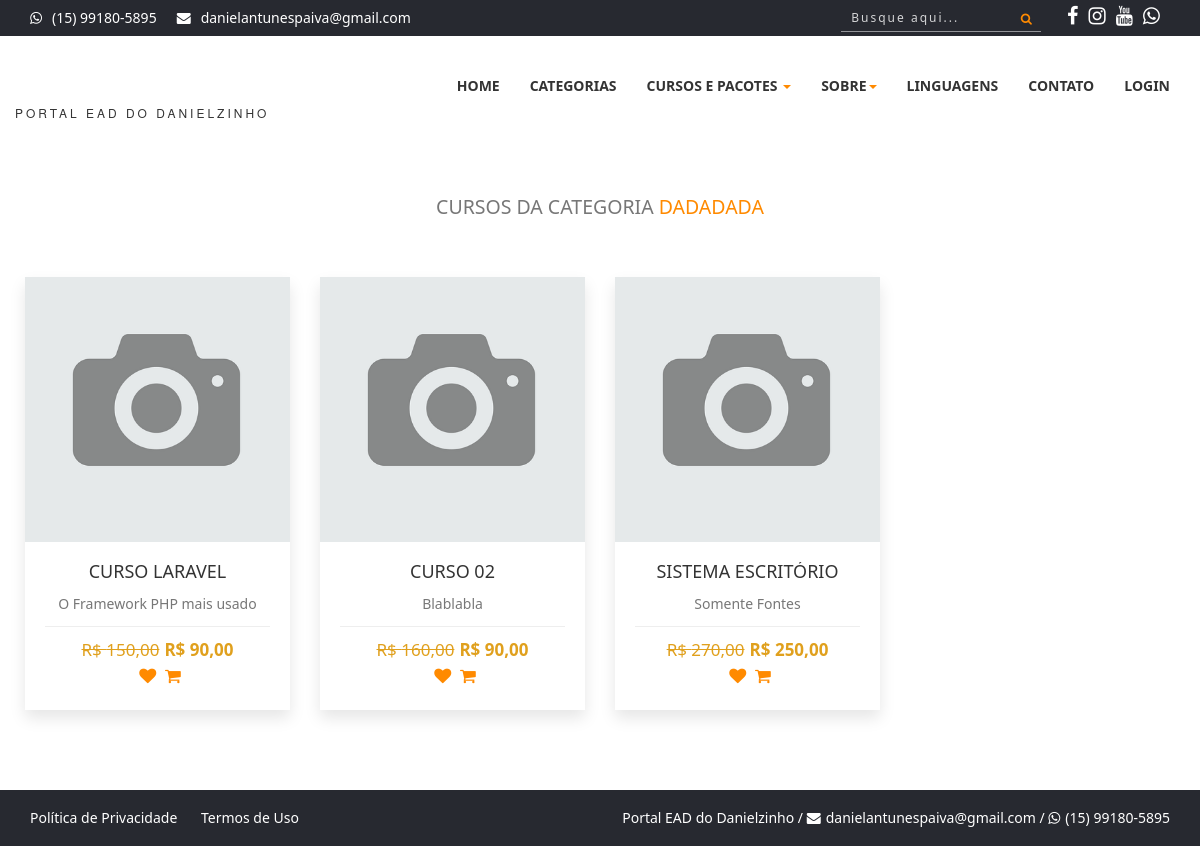
The app's page /categoria-dadadada, older data.
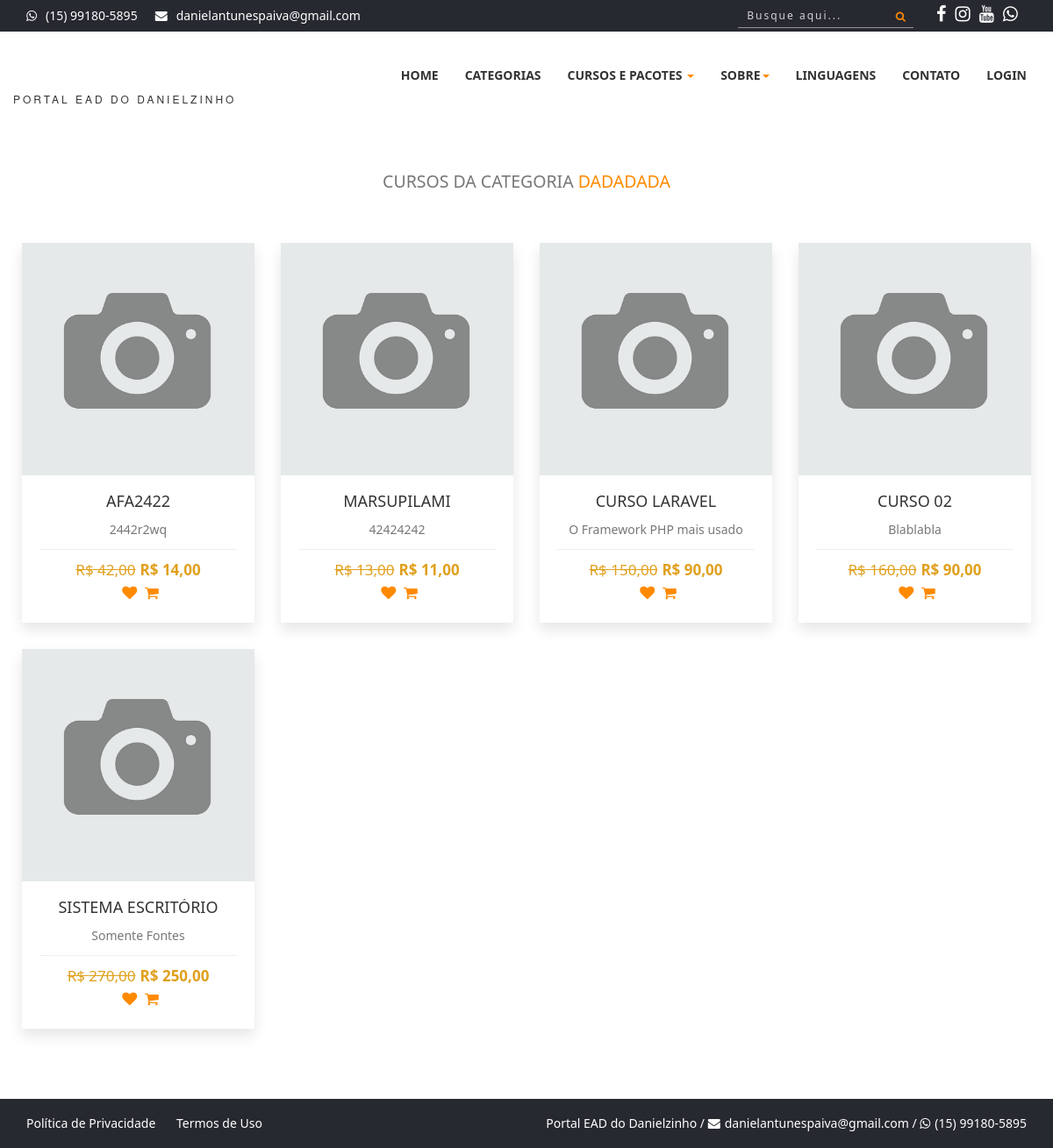
The same page, newer data.
### tables this page shows
CREATE TABLE `config` (
  `id` int(11) NOT NULL,
  `nome_sistema` varchar(50) NOT NULL,
  `email_sistema` varchar(50) NOT NULL,
  `tel_sistema` varchar(20) NOT NULL,
  `cnpj_sistema` varchar(25) DEFAULT NULL,
  `tipo_chave_pix` varchar(25) DEFAULT NULL,
  `chave_pix` varchar(100) DEFAULT NULL,
  `logo` varchar(20) NOT NULL,
  `icone` varchar(20) NOT NULL,
  `logo_rel` varchar(20) NOT NULL,
  `qrcode_pix` varchar(20) DEFAULT NULL,
  `facebook` varchar(120) DEFAULT NULL,
  `instagram` varchar(120) DEFAULT NULL,
  `youtube` varchar(120) DEFAULT NULL,
  `itens_pag` int(11) NOT NULL,
  `video_sobre` varchar(100) NOT NULL,
  `itens_relacionados` int(11) NOT NULL,
  `aulas_liberadas` int(11) NOT NULL,
  `desconto_pix` int(11) NOT NULL,
  `email_adm_mat` varchar(5) DEFAULT NULL,
  `cartoes_fidelidade` int(11) NOT NULL,
  `taxa_boleto` decimal(8,2) NOT NULL,
  `taxa_mp` decimal(8,2) NOT NULL,
  `taxa_paypal` decimal(8,2) NOT NULL,
  `valor_max_cartao` decimal(8,2) NOT NULL
);

CREATE TABLE `categorias` (
  `id` int(11) NOT NULL,
  `nome` varchar(50) NOT NULL,
  `descricao` varchar(50) NOT NULL,
  `foto` varchar(100) DEFAULT NULL,
  `nome_url` varchar(100) DEFAULT NULL
);

CREATE TABLE `cursos` (
  `id` int(11) NOT NULL,
  `nome` varchar(50) NOT NULL,
  `desc_rapida` varchar(60) NOT NULL,
  `desc_longa` text NOT NULL,
  `valor` decimal(8,2) NOT NULL,
  `professor` int(11) NOT NULL,
  `categoria` int(11) NOT NULL,
  `imagem` varchar(100) NOT NULL,
  `status` varchar(20) NOT NULL,
  `carga` int(11) NOT NULL,
  `mensagem` varchar(255) NOT NULL,
  `arquivo` varchar(150) NOT NULL,
  `ano` int(11) NOT NULL,
  `palavras` varchar(255) NOT NULL,
  `grupo` int(11) NOT NULL,
  `nome_url` varchar(150) NOT NULL,
  `pacote` varchar(100) NOT NULL,
  `sistema` varchar(5) NOT NULL,
  `link` varchar(150) NOT NULL,
  `tecnologias` varchar(150) NOT NULL,
  `promocao` decimal(8,2) NOT NULL,
  `matriculas` int(11) NOT NULL
);

### sistema/conexao.php (called while the page is built, shortened)
<?php
$servidor = 'localhost';
$banco = 'portalead';
$usuario = 'root';
$senha = '';
$nome_sistema = 'Portal EAD do Danielzinho';
$email_sistema = 'danielantunespaiva@gmail.com';
$tel_sistema = '(15) 99180-5895';
try {
    $pdo = new PDO("mysql:dbname=$banco; host=$servidor", "$usuario", "$senha");
} catch (Throwable $th) {
    echo 'Erro ao conectar ao banco de dados! <br><br>' . $th;
}
$query = $pdo->query("SELECT * FROM config");
$res = $query->fetchAll(PDO::FETCH_ASSOC);
$total_reg = @count($res);
if ($total_reg == 0) {
    $pdo->query("INSERT into config SET nome_sistema = '$nome_sistema', email_sistema = '$email_sistema', tel_sistema = '$tel_sistema', logo = 'logo.png', icone = 'favicon.ico', logo_rel = 'logo.jpg', itens_pag = '12', cartoes_fidelidade = '5', valor_max_cartao = '100'");
} else {
    $nome_sistema = $res[0]['nome_sistema'];
    $email_sistema = $res[0]['email_sistema'];
    $facebook_sistema = $res[0]['facebook'];
    $instagram_sistema = $res[0]['instagram'];
    $youtube_sistema = $res[0]['youtube'];
}
?>

### categoria.php (the view, shortened to what this page needs)
<?php
require_once('cabecalho.php');
$url = $_GET['url'];
$query = $pdo->query("SELECT * FROM categorias WHERE nome_url = '$url'");
$res = $query->fetchAll(PDO::FETCH_ASSOC);
$id_cat = $res[0]['id'];
$nome_cat = $res[0]['nome'];
$query = $pdo->query("SELECT * FROM cursos where categoria = '$id_cat' order by id desc");
$res = $query->fetchAll(PDO::FETCH_ASSOC);
$total_reg = @count($res);
if ($total_reg > 0) {
?>
    <div class="section-heading text-center">
        <div class="col-md-12 col-xs-12" style="margin-top:50px">
            <h2><small>Cursos da Categoria <span><?php echo $nome_cat ?></span></small></h2>
        </div>
    </div>
    <section id="portfolio">
        <div class="row" style="margin-left:10px; margin-right:10px; margin-top:-10px;">
            <?php
            for ($i = 0; $i < $total_reg; $i++) {
                $nome = $res[$i]['nome'];
                $desc_rapida = $res[$i]['desc_rapida'];
                $valor = $res[$i]['valor'];
                $promocao = $res[$i]['promocao'];
                $foto = $res[$i]['imagem'];
                $url = $res[$i]['nome_url'];
                $valorF = number_format($valor, 2, ',', '.',);
                $promocaoF = number_format($promocao, 2, ',', '.',);
            ?>
                <div class="col-xs-12 col-sm-6 col-md-3 col-lg-3 portfolio-item">
                    <div class="portfolio-one">
                        <div class="portfolio-head">
                            <div class="portfolio-img"><img alt="" src="sistema/painel-admin/img/cursos/<?php echo $foto ?>"></div>
                        </div>
                        <div class="portfolio-content" align="center">
                            <a href="curso-de-<?php echo $url ?>" title="Detalhes do Curso">
                                <h5 class="title"><?php echo $nome ?></h5>
                                <p style="margin-top:0px;"><?php echo $desc_rapida ?></p>
                            </a>
                            <div class="product-bottom-details">
                                <?php
                                if ($promocao > 0) {
                                ?>
                                    <div class="product-price"><small>R$ <?php echo $valorF ?></small>R$ <?php echo $promocaoF ?></div>
                                <?php } else { ?>
                                    <div class="product-price">R$ <?php echo $valorF ?></div>
                                <?php } ?>
                                <div class="product-links">
                                    <a href=""><i class="fa fa-heart"></i></a>
                                    <a href=""><i class="fa fa-shopping-cart"></i></a>
                                </div>
                            </div>
                        </div>
                    </div>
                </div>
            <?php
            }
            ?>
        </div>
    </section>
<?php
} else {
    echo '<br> <p align="center">Nenhum curso cadastrado nessa categoria</p>';
}
require_once('rodape.php');
?>

### cabecalho.php (shortened to what this page needs)
<?php
require_once('sistema/conexao.php');
$login = 'Login';
$painel = 'sistema/';
$index = '';
$categorias = '';
$cursos = '';
$sobre = '';
$linguagens = '';
$contatos = '';
?>
<!DOCTYPE html>
<html>
<head>
    <link rel="stylesheet" href="https://cdnjs.cloudflare.com/ajax/libs/font-awesome/4.5.0/css/font-awesome.min.css">
    <link rel="stylesheet" href="scss/main.css">
    <link rel="stylesheet" href="scss/skin.css">
    <link rel="stylesheet" href="scss/card.css">
    <link rel="stylesheet" href="scss/curso.css">
</head>
<body id="wrapper">
    <section id="top-header">
        <div class="container">
            <div class="row">
                <div class="col-md-7 col-sm-7 col-xs-7 top-header-links">
                    <ul class="contact_links">
                        <li><i class="fa fa-whatsapp"></i><a href="http://api.whatsapp.com/send?1=pt_BR&phone=55<?php echo $tel_sistema ?>" target="_blank"><?php echo $tel_sistema ?></a></li>
                        <li><i class="fa fa-envelope"></i><a href="#"><?php echo $email_sistema ?></a></li>
                    </ul>
                </div>
                <div class="col-md-5 col-sm-12 col-xs-12 social">
                    <ul class="social_links">
                        <li><a href="<?php echo $facebook_sistema ?>" title="Nossa Página no Facebook" target="_blank"><i class="fa fa-facebook"></i></a></li>
                        <li><a href="<?php echo $instagram_sistema ?>" title="Nossa Página no Instagram" target="_blank"><i class="fa fa-instagram"></i></a></li>
                        <li><a href="<?php echo $youtube_sistema ?>" title="Nosso canal no Youtube" target="_blank"><i class="fa fa-youtube"></i></a></li>
                        <li><a href="http://api.whatsapp.com/send?1=pt_BR&phone=55<?php echo $tel_sistema ?>" title="Chamar no Whatsapp" target="_blank"><i class="fa fa-whatsapp"></i></a></li>
                    </ul>
                    <div class="search-box social_links">
                        <button class="btn-search"><i class="fa fa-search"></i></button>
                        <input  onkeyup="listarCab()" type="text" name="buscar_cab" id="buscar_cab" class="input-search" placeholder="Busque aqui...">
                    </div>
                </div>
            </div>
        </div>
    </section>
    <header>
        <nav class="navbar navbar-inverse" style="z-index: 1000">
            <div class="container">
                <div class="row">
                    <div class="navbar-header">
                        <a class="navbar-brand" href="./">
                            <h1> <img src="sistema/img/logo.png" alt="" width="60px">
                            </h1><span><?php echo $nome_sistema ?></span>
                        </a>
                    </div>
                    <div id="navbar" class="collapse navbar-collapse navbar-right">
                        <ul class="nav navbar-nav">
                            <li class="<?php echo $index ?>"><a href="./">Home</a></li>
                            <li class="<?php echo $categorias ?>"><a href="categorias">Categorias</a></li>
                            <li class="dropdown <?php echo $cursos ?>">
                                <a href="#" class="dropdown-toggle" data-toggle="dropdown" role="button" aria-haspopup="true" aria-expanded="false">Cursos e Pacotes <span class="caret"></span></a>
                            </li>
                            <li class="dropdown <?php echo $sobre ?>">
                                <a href="#" class="dropdown-toggle" data-toggle="dropdown" role="button" aria-haspopup="true" aria-expanded="false">Sobre<span class="caret"></span></a>
                            </li>
                            <li class="<?php echo $linguagens ?>"><a href="linguagens">Linguagens</a></li>
                            <li class="<?php echo $contatos ?>"><a href="contatos">Contato</a></li>
                            <li><a href="<?php echo $painel ?>"><?php echo $login ?></a></li>
                        </ul>
                    </div>
                </div>
            </div>
        </nav>
    </header>
    <div id="area-conteudo">

### rodape.php (shortened to what this page needs)
<?php
require_once('sistema/conexao.php');
?>
</div>
<section id="bottom-footer">
    <div class="container">
        <div class="row">
            <div class="col-md-6 col-sm-6 col-xs-12 btm-footer-links ocultar-mobile">
                <a href="politica">Política de Privacidade</a>
                <a href="termos">Termos de Uso</a>
            </div>
            <div class="col-md-6 col-sm-6 col-xs-12 copyright">
                <span class="cor-branca ocultar-mobile"><?php echo $nome_sistema ?> / </span> <i class="fa fa-envelope" style="color:#FFF; margin-right:5px"> </i><a href="#" style="color:#FFF"><?php echo $email_sistema ?></a> / <i class="fa fa-whatsapp" style="color:#FFF; margin-right:5px"></i><a href="http://api.whatsapp.com/send?1=pt_BR&phone=55<?php echo $tel_sistema ?>" target="_blank" style="color:#FFF"><?php echo $tel_sistema ?></a>
            </div>
        </div>
    </div>
</section>
</html>

### scss/card.css (style rules this page uses)
* { -webkit-box-sizing: border-box; box-sizing: border-box; }
.product-bottom-details { overflow: hidden; border-top: 1px solid #eee; padding-top: 10px; }
.product-bottom-details div { text-align:center; width: 100%; }
.product-price { font-size: 17px; color: #e0a01d; font-weight: 600; }
.product-price small { font-size: 100%; font-weight: 200; text-decoration: line-through; display: inline-block; margin-right: 5px; }
.product-links { text-align: right; }
.product-links a { display: inline-block; margin-left: 5px; color: #e1e1e1; transition: 0.3s; font-size: 17px; }

Row changes from the older to the newer data that the page shows:
added cursos: imagem (picture), nome "AFA2422", desc_rapida "2442r2wq", valor "42,00", promocao "14,00"
added cursos: imagem (picture), nome "MARSUPILAMI", desc_rapida "42424242", valor "13,00", promocao "11,00"
